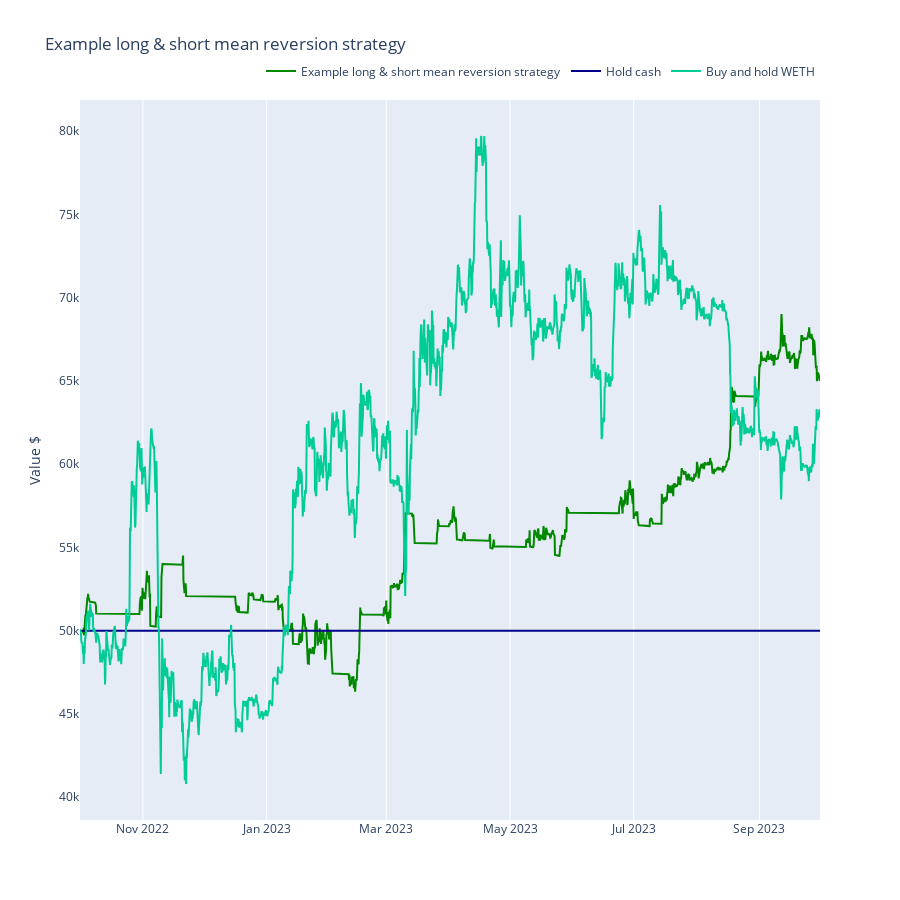

Here is the notebook cell this chart was saved with:
### Markdown cell above
## Benchmarking the strategy performance

Here we benchmark the strategy performance against some baseline scenarios.

- Buy and hold US dollar
- Buy and hold the underlying trading pair base asset

### Code cell
from tradeexecutor.visual.benchmark import visualise_benchmark

traded_pair = universe.universe.pairs.get_single()

fig = visualise_benchmark(
    "Example long & short mean reversion strategy",
    portfolio_statistics=state.stats.portfolio,
    all_cash=state.portfolio.get_initial_deposit(),
    buy_and_hold_asset_name=traded_pair.base_token_symbol,
    buy_and_hold_price_series=universe.universe.candles.get_single_pair_data()["close"],
    start_at=START_AT,
    end_at=END_AT,
    height=900
)

fig.show()

### Figure 1 — Plotly figure (JSON) as saved in the notebook; plotly's stock layout.template omitted (floating-point values rounded to 4 significant figures; data arrays with more than 128 entries replaced by an {"elided": "..."} marker saying what was removed)
{"data": [{"line": {"color": "#008800"}, "mode": "lines", "name": "Example long & short mean reversion strategy", "type": "scatter", "x": {"elided": "2191 str values"}, "y": {"elided": "2191 float values"}}, {"line": {"color": "#000088"}, "mode": "lines", "name": "Hold cash", "type": "scatter", "x": ["2022-10-01T00:00:00", "2023-09-30T20:00:00"], "y": [50000, 50000]}, {"mode": "lines", "name": "Buy and hold WETH", "type": "scatter", "x": {"elided": "2190 str values"}, "y": {"elided": "2190 float values"}}], "layout": {"height": 900, "legend": {"orientation": "h", "x": 1, "xanchor": "right", "y": 1.02, "yanchor": "bottom"}, "title": {"text": "Example long & short mean reversion strategy"}, "xaxis": {"rangeslider": {"visible": false}}, "yaxis": {"showgrid": false, "title": {"text": "Value $"}}}}
